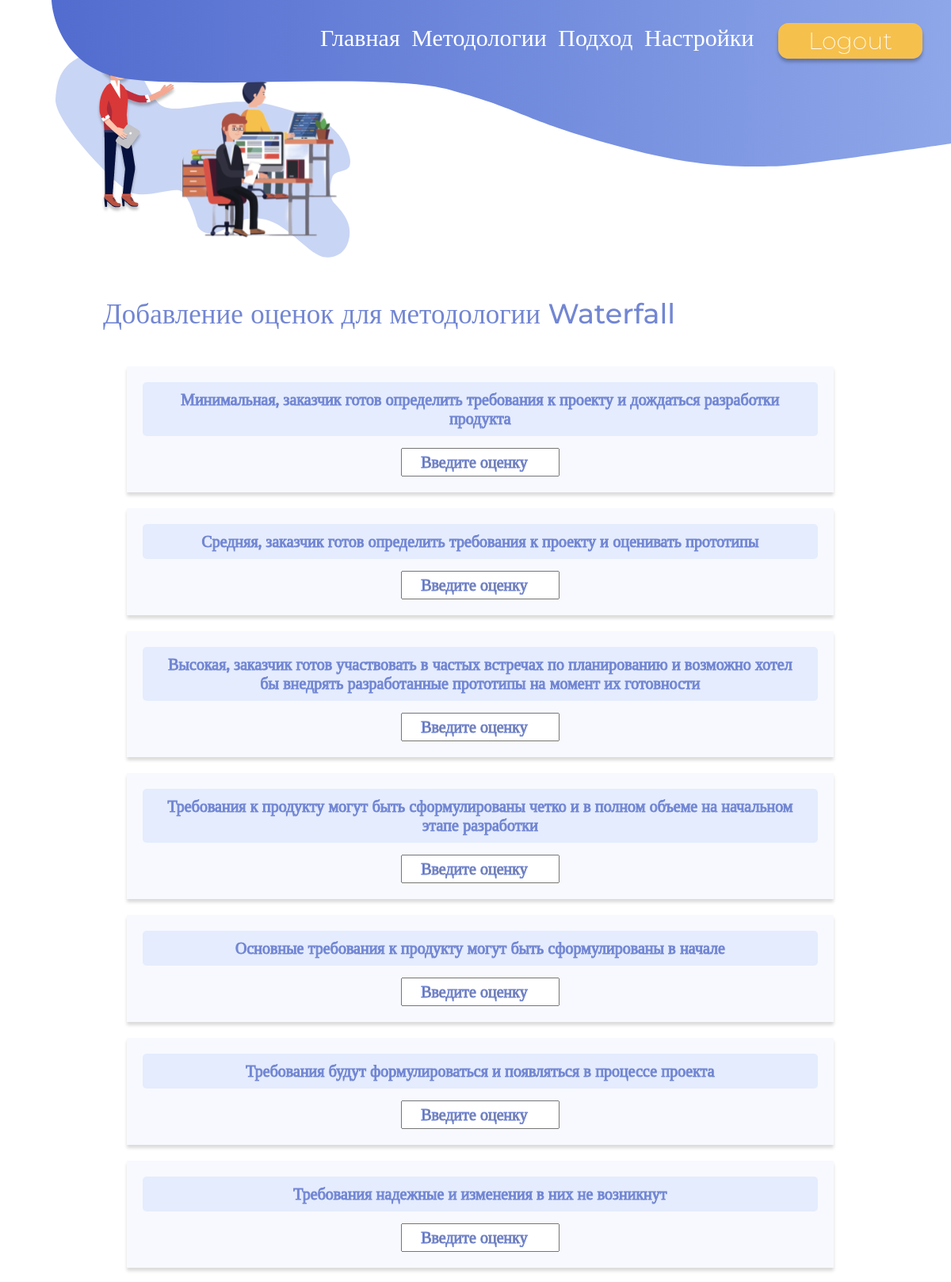
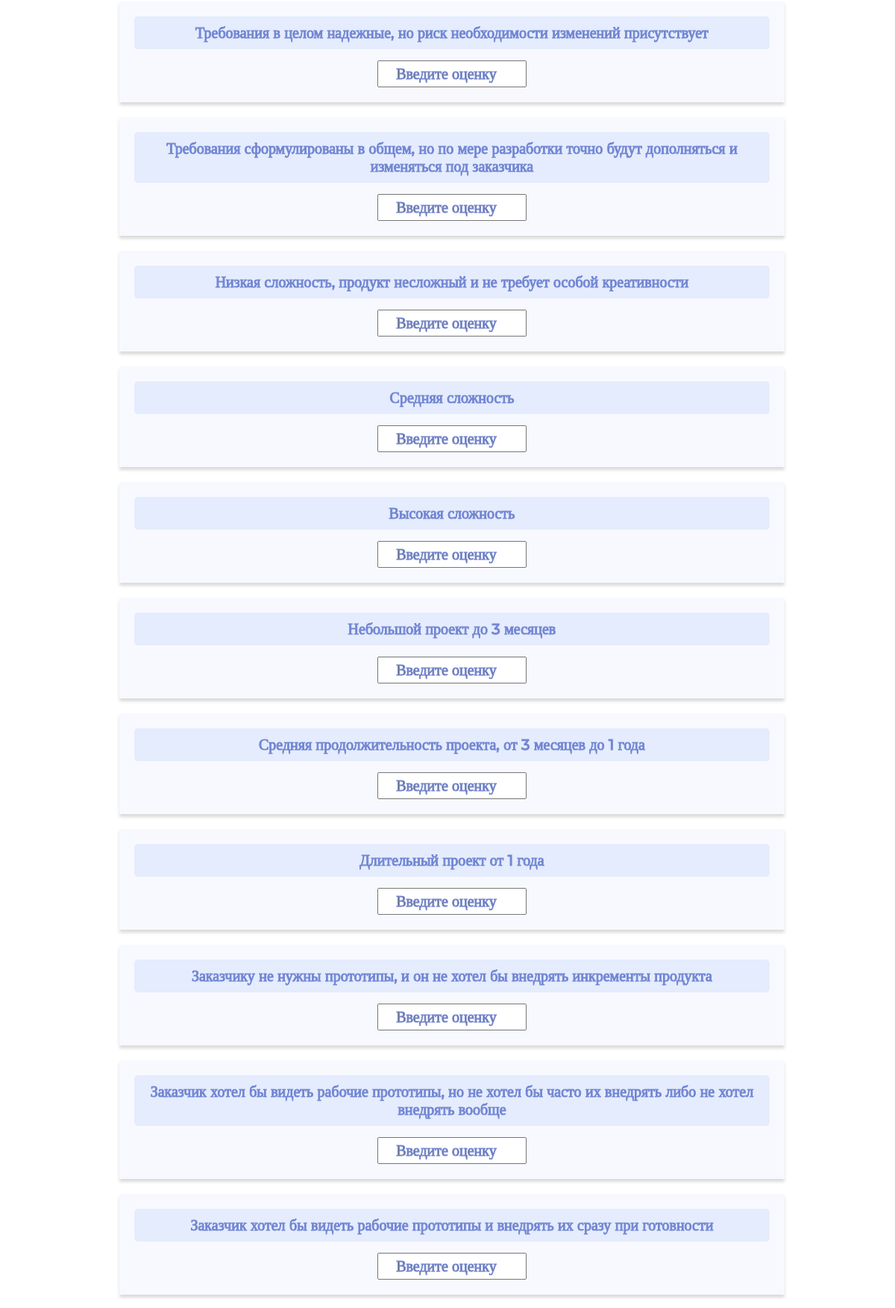
/settings/1/add_scores_meth (signed in, upper part), run on the app's committed database (2 pictures, top to bottom).
### model/models.py (models this page shows, shortened)
class Methodologies(models.Model):
    name = models.CharField('Название методологии', max_length=100)
    access = models.ManyToManyField(User)

class Options(models.Model):
    criteria = models.ForeignKey('Criterias', on_delete=models.CASCADE)
    description = models.TextField('Описание варианта ответа', unique=False)
    def __str__(self):
        return self.description
    class Meta:
        verbose_name  = 'Options'
        verbose_name_plural  = 'Options'

### settings/views.py (the view, shortened to what this page needs)
# urls.py: path('<int:pk>/add_scores_meth', views.AddScoresMeth.as_view(), name='add_scores_meth'),
class AddScoresMeth(DetailView):
    model = Methodologies
    template_name = 'settings/add_scores_meth.html'
    def get_context_data(self, **kwargs):
        context = super().get_context_data(**kwargs)
        criterias = list(Criterias.objects.filter(access=self.request.user))
        opts = []
        for crit in criterias:
            options = list(Options.objects.filter(criteria=crit.pk))
            for opt in options:
                el = []
                el.append(opt)
                el.append(ScoresForm())
                opts.append(el)
        context['options'] = opts
        context['meth'] = self.get_object().name
        return context

### settings/templates/settings/add_scores_meth.html (shortened to what this page needs)
{% extends 'main/layout.html' %}
{% load static %}
{% block head %}
    <link rel="stylesheet" href="{% static 'settings/css/add_cr.css' %}">
    <link rel="stylesheet" href="{% static 'settings/css/add_scores_meth.css' %}">
    <link rel="stylesheet" href="{% static 'main/css/layout.css' %}">
{% endblock %}
{% block content %}
<div class="hero">
    <h1> Добавление оценок для методологии {{meth}} </h1>
    <form method="post">
        <div class="container">
            {% for opt in options %}
                <div class="option">
                    {% for el in opt %}
                        {% if el.score == None %}
                            <h1>{{el}}</h1>
                        {% else %}
                            <div class="form">
                                {{el.score}}
                            </div>
                        {% endif %}
                    {% endfor %}
                </div>
            {% endfor %}
        </div>
    </form>
</div>
{% endblock %}

### main/static/main/css/layout.css (style rules this page uses)
* { font-family: "Montserrat"; font-weight: 200; font-size: 20px; font-style: normal; }
body { font-weight: 200; font-size: 2px; font-style: normal; }

### settings/static/settings/css/add_cr.css (style rules this page uses)
.hero { font-family: "Montserrat"; padding: 250px 30px; margin: 0; display: block; justify-content: center; align-items: center; position: relative; }
.describe, .container { color: #7286D3; -webkit-text-stroke: 1px #7286D3; }
.hero h1 { padding: 25px 100px; color: #7286D3; font-size: 35px; }
.container { padding-left: 20px; }
.option, .crit_options { margin: 20px; padding: 20px; background-color: rgba(225, 230, 254, 0.253); width: 90%; box-shadow: 0px 4px 4px 0px #00000025; display: inline-flex; }
.container h1 { padding: 10px 20px; font-size: 25px; }

### settings/static/settings/css/add_scores_meth.css (style rules this page uses)
.container { width: 90%; display: block; justify-content: center; align-items: center; margin-left: 90px; font-family: "Montserrat"; }
.option { display: block; justify-content: center; align-items: center; }
.form { display: flex; justify-content: center; align-items: center; }
.option h1 { font-size: 20px; text-align: center; background-color: rgba(114, 160, 239, 0.150); border-radius: 5px; margin-bottom: 15px; }
.score_form { margin: 0 auto; width: 200px; text-align: center; }

### data on the page
Methodologies: name "Waterfall"
Options: description "Минимальная, заказчик готов определить требования к проекту и дождаться разработки продукта"
Options: description "Средняя, заказчик готов определить требования к проекту и оценивать прототипы"
Options: description "Высокая, заказчик готов участвовать в частых встречах по планированию и возможно хотел бы внедрять разработанные прототипы на момент их готовности"
Options: description "Требования к продукту могут быть сформулированы четко и в полном объеме на начальном этапе разработки"
Options: description "Основные требования к продукту могут быть сформулированы в начале"
Options: description "Требования будут формулироваться и появляться в процессе проекта"
Options: description "Требования надежные и изменения в них не возникнут"
Options: description "Требования в целом надежные, но риск необходимости изменений присутствует"
Options: description "Требования сформулированы в общем, но по мере разработки точно будут дополняться и изменяться под заказчика"
Options: description "Низкая сложность, продукт несложный и не требует особой креативности"
Options: description "Средняя сложность"
Options: description "Высокая сложность"
Options: description "Небольшой проект до 3 месяцев"
Options: description "Средняя продолжительность проекта, от 3 месяцев до 1 года"
Options: description "Длительный проект от 1 года"
Options: description "Заказчику не нужны прототипы, и он не хотел бы внедрять инкременты продукта"
Options: description "Заказчик хотел бы видеть рабочие прототипы, но не хотел бы часто их внедрять либо не хотел внедрять вообще"
Options: description "Заказчик хотел бы видеть рабочие прототипы и внедрять их сразу при готовности"
